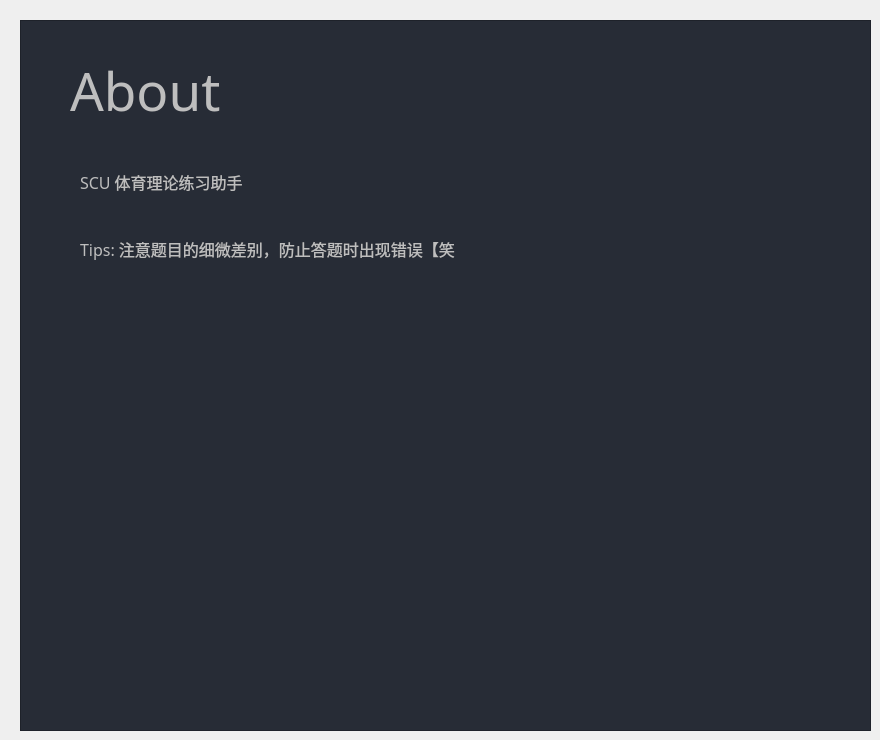
                  <widget class="QWidget" name="about_page">
                   <widget class="QFrame" name="frame_title_wid_4">
                    <property name="enabled">
                     <bool>false</bool>
                    </property>
                    <property name="geometry">
                     <rect>
                      <x>20</x>
                      <y>20</y>
                      <width>851</width>
                      <height>711</height>
                     </rect>
                    </property>
                    <property name="maximumSize">
                     <size>
                      <width>16777215</width>
                      <height>800</height>
                     </size>
                    </property>
                    <property name="styleSheet">
                     <string notr="true">background-color: rgb(39, 44, 54);</string>
                    </property>
                    <property name="frameShape">
                     <enum>QFrame::StyledPanel</enum>
                    </property>
                    <property name="frameShadow">
                     <enum>QFrame::Raised</enum>
                    </property>
                    <widget class="QLabel" name="labelBoxBlenderInstalation_4">
                     <property name="geometry">
                      <rect>
                       <x>50</x>
                       <y>10</y>
                       <width>261</width>
                       <height>121</height>
                      </rect>
                     </property>
                     <property name="font">
                      <font>
                       <family>Arial Black</family>
                       <pointsize>40</pointsize>
                       <weight>50</weight>
                       <italic>false</italic>
                       <bold>false</bold>
                      </font>
                     </property>
                     <property name="styleSheet">
                      <string notr="true">font: 40pt &quot;Arial Black&quot;;</string>
                     </property>
                     <property name="text">
                      <string>About</string>
                     </property>
                     <property name="textFormat">
                      <enum>Qt::AutoText</enum>
                     </property>
                    </widget>
                    <widget class="QLabel" name="label_issue_2">
                     <property name="geometry">
                      <rect>
                       <x>70</x>
                       <y>150</y>
                       <width>561</width>
                       <height>81</height>
                      </rect>
                     </property>
                     <property name="font">
                      <font>
                       <family>方正公文黑体</family>
                       <pointsize>12</pointsize>
                       <weight>50</weight>
                       <italic>false</italic>
                       <bold>false</bold>
                      </font>
                     </property>
                     <property name="styleSheet">
                      <string notr="true">font: 12pt &quot;微软雅黑&quot;;
font: 12pt &quot;方正公文黑体&quot;;</string>
                     </property>
                     <property name="text">
                      <string/>
                     </property>
                     <property name="textFormat">
                      <enum>Qt::AutoText</enum>
                     </property>
                     <property name="wordWrap">
                      <bool>true</bool>
                     </property>
                    </widget>
                    <widget class="QLabel" name="label_choice_2">
                     <property name="geometry">
                      <rect>
                       <x>60</x>
                       <y>150</y>
                       <width>741</width>
                       <height>191</height>
                      </rect>
                     </property>
                     <property name="font">
                      <font>
                       <family>方正公文黑体</family>
                       <pointsize>12</pointsize>
                       <weight>50</weight>
                       <italic>false</italic>
                       <bold>false</bold>
                      </font>
                     </property>
                     <property name="styleSheet">
                      <string notr="true">font: 12pt &quot;方正公文黑体&quot;;</string>
                     </property>
                     <property name="text">
                      <string>SCU 体育理论练习助手
 
 
Tips: 注意题目的细微差别，防止答题时出现错误【笑</string>
                     </property>
                     <property name="textFormat">
                      <enum>Qt::AutoText</enum>
                     </property>
                     <property name="alignment">
                      <set>Qt::AlignLeading|Qt::AlignLeft|Qt::AlignTop</set>
                     </property>
                     <property name="wordWrap">
                      <bool>true</bool>
                     </property>
                    </widget>
                   </widget>
                  </widget>
